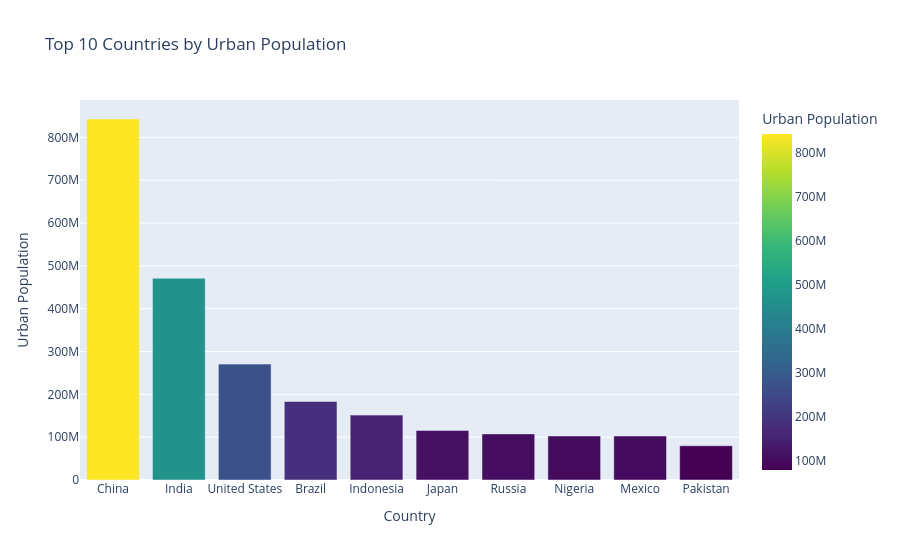

Notebook code for this chart:
### Markdown cell above
## 6. Interactive Bar Chart

### Code cell
top_10_urban = df.nlargest(10, "Urban_population")
fig_bar = px.bar(top_10_urban, x="Country", y="Urban_population", 
                 color="Urban_population", 
                 title="Top 10 Countries by Urban Population",
                 labels={"Urban_population": "Urban Population"},
                 color_continuous_scale="Viridis")
fig_bar.show()

### Figure 1 — Plotly figure (JSON) as saved in the notebook; plotly's stock layout.template omitted (floating-point values rounded to 4 significant figures)
{"data": [{"hovertemplate": "Country=%{x}<br>Urban Population=%{marker.color}<extra></extra>", "legendgroup": "", "marker": {"color": [842900000.0, 471000000.0, 270700000.0, 183200000.0, 151500000.0, 115800000.0, 107700000.0, 102800000.0, 102600000.0, 79930000.0], "coloraxis": "coloraxis", "pattern": {"shape": ""}}, "name": "", "orientation": "v", "showlegend": false, "textposition": "auto", "type": "bar", "x": ["China", "India", "United States", "Brazil", "Indonesia", "Japan", "Russia", "Nigeria", "Mexico", "Pakistan"], "xaxis": "x", "y": [842900000.0, 471000000.0, 270700000.0, 183200000.0, 151500000.0, 115800000.0, 107700000.0, 102800000.0, 102600000.0, 79930000.0], "yaxis": "y"}], "layout": {"barmode": "relative", "coloraxis": {"colorbar": {"title": {"text": "Urban Population"}}, "colorscale": [[0, "#440154"], [0.1111, "#482878"], [0.2222, "#3e4989"], [0.3333, "#31688e"], [0.4444, "#26828e"], [0.5556, "#1f9e89"], [0.6667, "#35b779"], [0.7778, "#6ece58"], [0.8889, "#b5de2b"], [1, "#fde725"]]}, "legend": {"tracegroupgap": 0}, "title": {"text": "Top 10 Countries by Urban Population"}, "xaxis": {"anchor": "y", "domain": [0, 1], "title": {"text": "Country"}}, "yaxis": {"anchor": "x", "domain": [0, 1], "title": {"text": "Urban Population"}}}}
